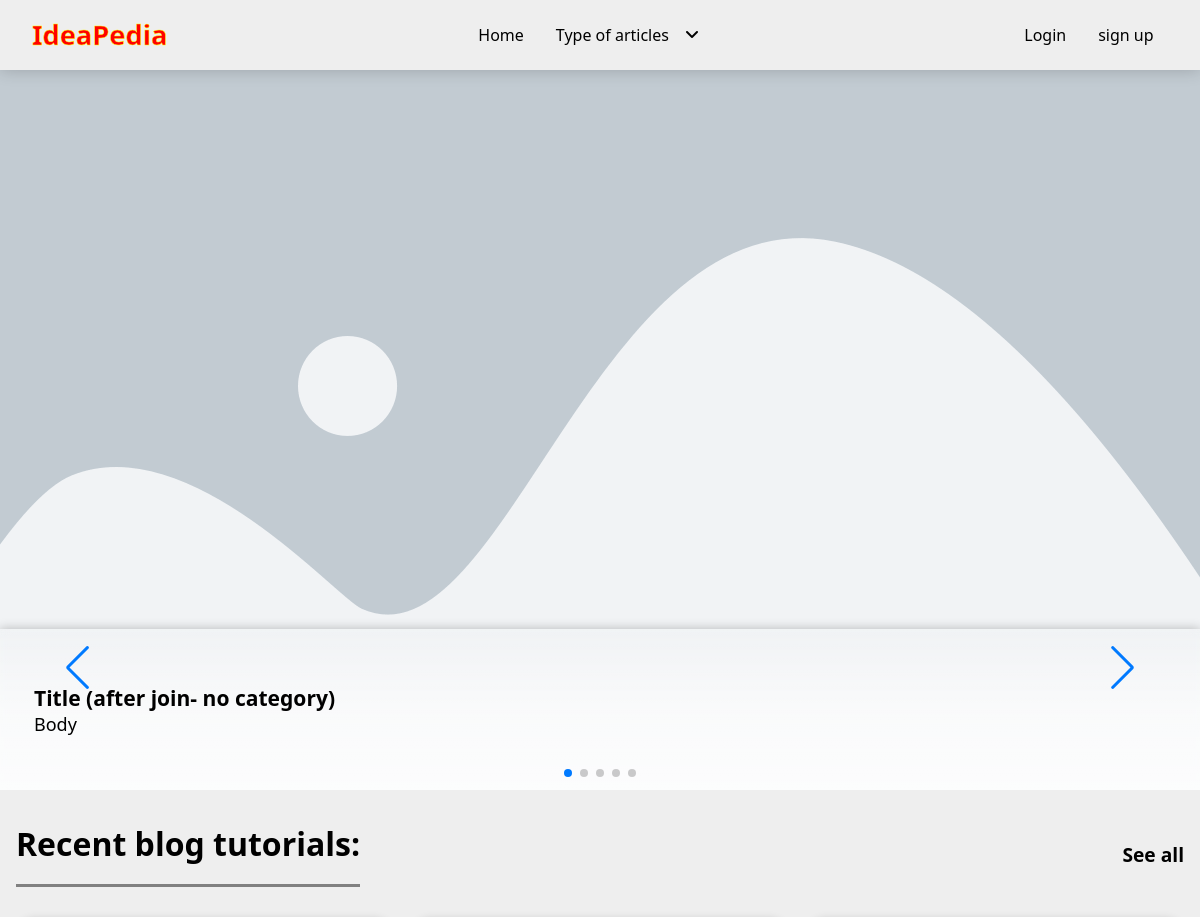
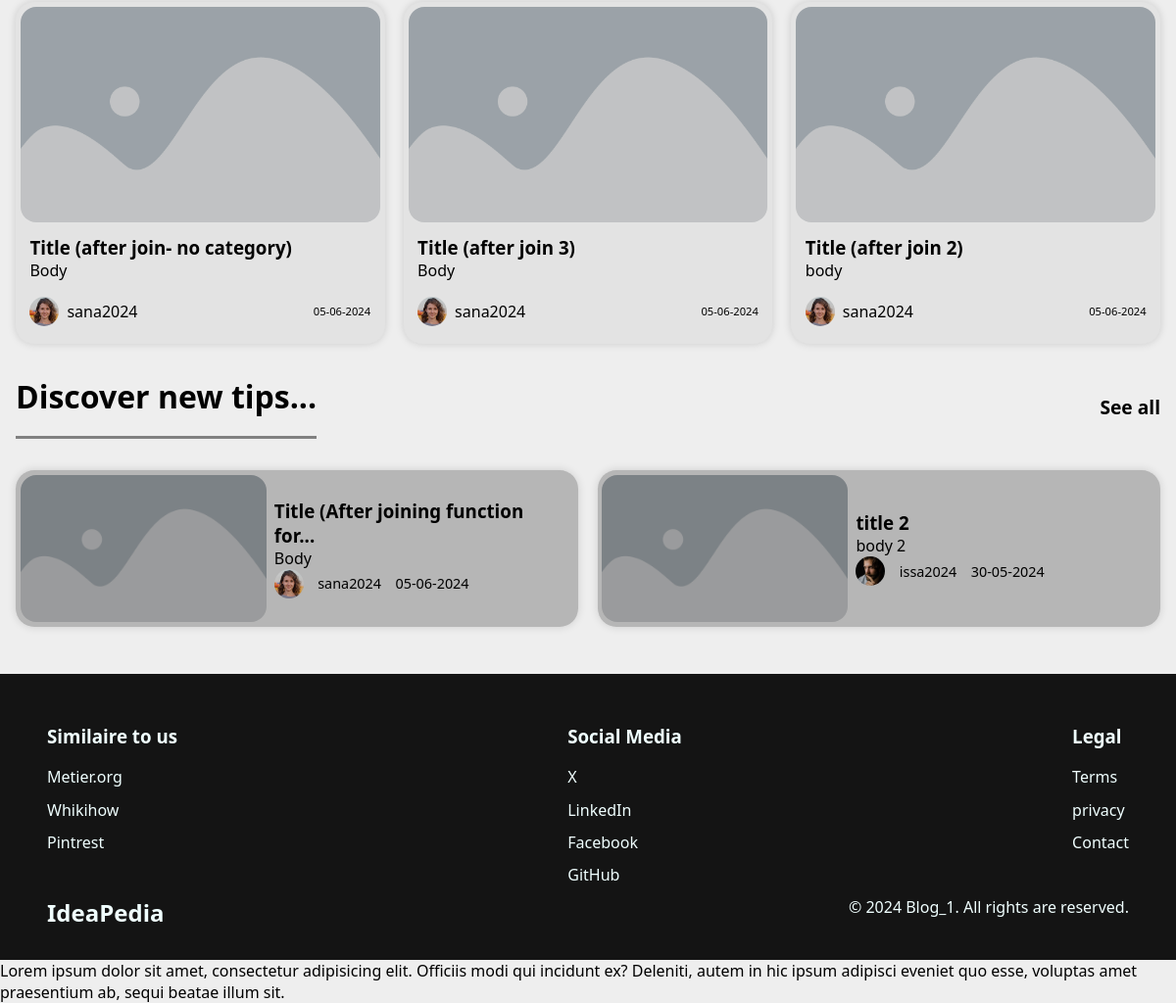
Before: / with the older database file (2 pictures, top to bottom).
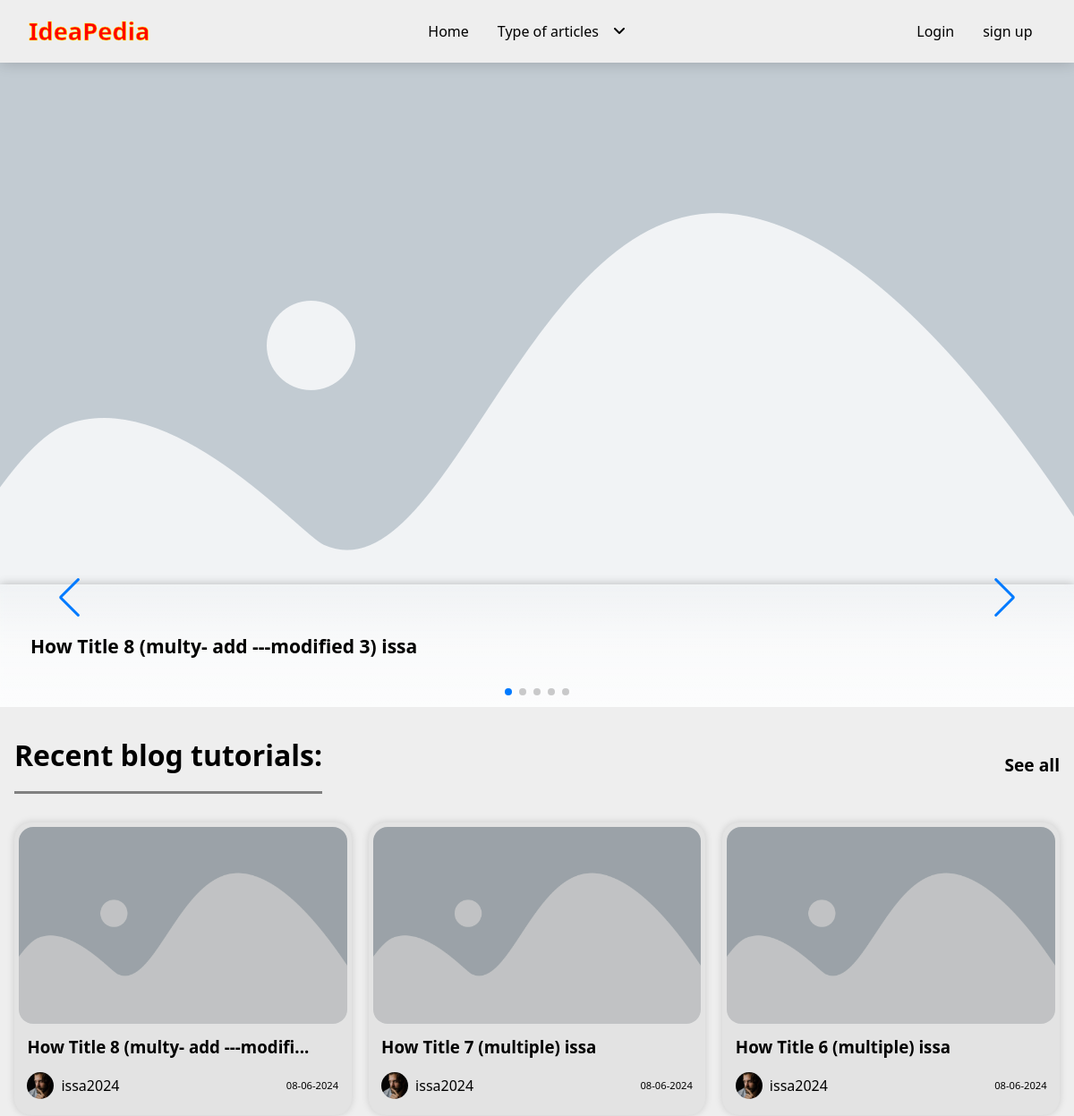
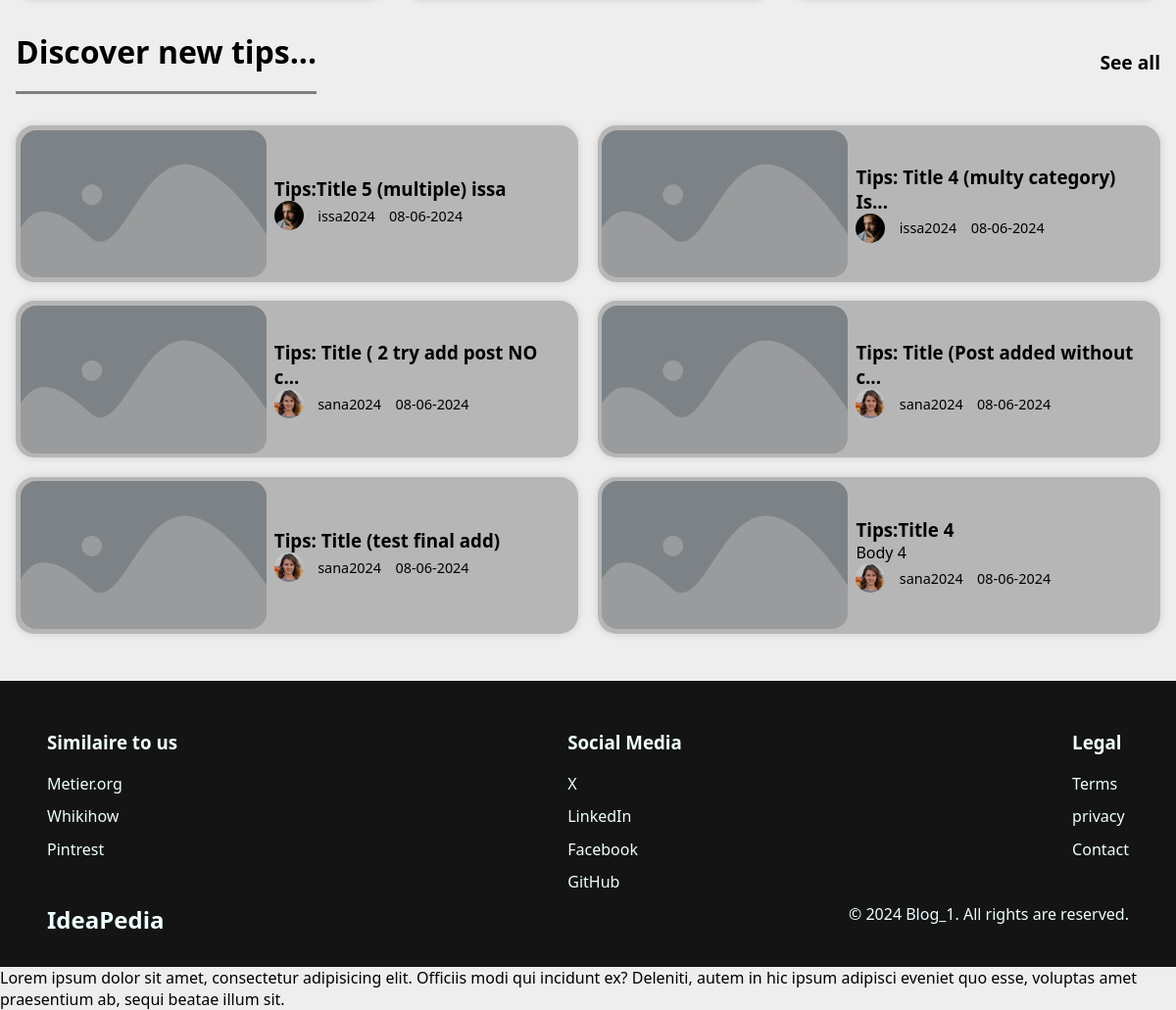
After: the same page with the newer database file (2 pictures, top to bottom).
### tables this page shows
CREATE TABLE `posts` (
  `id` int(11) NOT NULL,
  `user_id` int(11) NOT NULL,
  `title` varchar(255) NOT NULL,
  `body` text NOT NULL,
  `created_at` datetime NOT NULL DEFAULT current_timestamp(),
  `image_cover` varchar(255) DEFAULT NULL,
  `published` tinyint(1) NOT NULL,
  `thematic_id` int(11) NOT NULL
);

CREATE TABLE `users` (
  `id` int(11) NOT NULL,
  `name` varchar(100) NOT NULL,
  `lastName` varchar(100) NOT NULL,
  `username` varchar(100) NOT NULL,
  `role` enum('owner','member') NOT NULL DEFAULT 'member',
  `email` varchar(255) NOT NULL,
  `password` varchar(255) NOT NULL,
  `image` varchar(255) DEFAULT NULL,
  `profile_cover` varchar(255) DEFAULT NULL,
  `city` varchar(100) DEFAULT NULL,
  `country` varchar(100) DEFAULT NULL,
  `gender` enum('male','female','nb','') DEFAULT NULL
);

### classes/Database.php (called while the page is built, shortened)
<?php
class Database
{
    protected function connect($host, $username, $password, $db_name)
    {
        $dsn = "mysql:host=$host;dbname=$db_name;charset=utf8mb4";
        $options = [
            PDO::ATTR_ERRMODE => PDO::ERRMODE_EXCEPTION,
            PDO::ATTR_DEFAULT_FETCH_MODE => PDO::FETCH_ASSOC,
            PDO::ATTR_EMULATE_PREPARES => false,
        ];
        try {
            $this->connection = new PDO($dsn, $username, $password, $options);
        } catch (PDOException $e) {
            throw new RuntimeException('Connection failed: '. $e->getMessage(), 0, $e);
        }
    }
}

### classes/Posts_class.php (called while the page is built, shortened)
<?php
include_once "Database.php";
class Posts extends Database
{
    public function getAll($param = "")
    {
        $sql = "SELECT * FROM posts $param";
        $stmt = $this->connection->prepare($sql);
        $stmt->execute();
        $results = $stmt->fetchAll();
        return $results;
    }
    public function getAllJoin($thematic_id, $limit = "")
    {
        $sql = "SELECT p.*, u.username AS author, u.image AS author_image
                FROM posts p
                LEFT JOIN users u ON p.user_id = u.id
                WHERE p.thematic_id = :thematic_id
                $limit";
        $stmt = $this->connection->prepare($sql);
        $stmt->execute([':thematic_id'=> $thematic_id]);
        $results = $stmt->fetchAll();
        return $results;
    }
}

### index.php (the view, shortened to what the changed rows need)
<?php
include_once "classes/Posts_class.php";
include_once "inc/header.html.php";
include_once "inc/components/nav.php";
$postsClass = new Posts();
$postSlides = $postsClass->getAll("ORDER BY id DESC LIMIT 5");
$postsTutorials = $postsClass->getAllJoin(1,"ORDER BY id DESC LIMIT 3");
$postsTips = $postsClass->getAllJoin(2,"ORDER BY id DESC LIMIT 6");
?>
<header>
    <div class="swiper mySwiper">
        <div class="swiper-wrapper">
            <?php foreach ($postSlides as $post) : ?>
                <div class="swiper-slide">
                    <img loading="lazy" src="<?= !empty($post['image_cover']) ? SITE_PATH . "assets/imgs/posts/"  . $post['image_cover'] : SITE_PATH . "assets/imgs/initials/placeholder.png" ?>" alt="a woman cooking in the kitchen.">
                    <div class="content">
                        <div class="container">
                            <h3><?= $post['title'] ?></h3>
                            <p><?=  (strlen($post['body']) > 300) ? substr(htmlspecialchars_decode($post['body']), 0, 300) . '...' : htmlspecialchars_decode($post['body'])?></p>
                        </div>
                    </div>
                </div>
            <?php endforeach ?>
        </div>
    </div>
</header>
<main>
    <section class="container">
        <div class="title-tool">
            <h2>Recent blog tutorials:</h2>
        </div>
        <div class="posts-row">
            <?php foreach ($postsTutorials as $post) { ?>
                <a href="<?= SITE_PATH ?>pages/post.php?id=<?= $post['id']?>">
                        <figure class="card-main">
                            <img loading="lazy" src="<?= !empty($post['image_cover']) ? SITE_PATH . "assets/imgs/posts/"  . $post['image_cover'] : SITE_PATH . "assets/imgs/initials/placeholder.png" ?>" alt="<?= $post['image_cover']?>">
                            <figcaption>
                                <div>
                                    <h3><?= (strlen(htmlspecialchars_decode($post['title'])) > 33) ? substr(htmlspecialchars_decode($post['title']), 0, 33). '...' : htmlspecialchars_decode($post['title']) ?></h3>
                                    <p><?= (strlen(htmlspecialchars_decode($post['body'])) > 160) ? substr(htmlspecialchars_decode($post['body']), 0, 160). '...' : htmlspecialchars_decode($post['body']) ?></p>
                                </div>
                                <div class="meta-info-container">
                                    <img loading="lazy" src="<?= !empty($post['author_image']) ? SITE_PATH . "assets/imgs/profile/"  . $post['author_image'] : SITE_PATH . "assets/imgs/profile/placeholder-general-img.png" ?>" alt="<?= $post['author_image']?>">
                                    <p><?= $post['author'] ?></p>
                                    <p class="date"><?=  date('d-m-Y', strtotime($post['created_at'])) ?></p>
                                </div>
                            </figcaption>
                        </figure>
                </a>
            <?php } ?>
        </div>
    </section>
    <section class="container">
        <div class="title-tool">
            <h2>Discover new tips...</h2>
        </div>
        <div class="posts-row container-list">
            <?php foreach ($postsTips as $post) { ?>
                <a href="<?= SITE_PATH ?>pages/post.php?id=<?= $post['id']?>">
                    <figure class="card-side-content">
                    <img loading="lazy" src="<?= !empty($post['image_cover']) ? SITE_PATH . "assets/imgs/posts/"  . $post['image_cover'] : SITE_PATH . "assets/imgs/initials/placeholder.png" ?>" alt="<?= $post['image_cover']?>">
                        <figcaption>
                            <div>
                                <h3><?= (strlen(htmlspecialchars_decode($post['title'])) > 33) ? substr(htmlspecialchars_decode($post['title']), 0, 33). '...' : htmlspecialchars_decode($post['title']) ?></h3>
                                <p><?= (strlen(htmlspecialchars_decode($post['body'])) > 90) ? substr(htmlspecialchars_decode($post['body']), 0, 90). '...' : htmlspecialchars_decode($post['body']) ?></p>
                            </div>
                            <div class="meta-info-container">
                            <img loading="lazy" src="<?= !empty($post['author_image']) ? SITE_PATH . "assets/imgs/profile/"  . $post['author_image'] : SITE_PATH . "assets/imgs/profile/placeholder-general-img.png" ?>" alt="<?= $post['author_image']?>">
                                <p><?= $post['author'] ?></p>
                                <p><?=  date('d-m-Y', strtotime($post['created_at'])) ?></p>
                            </div>
                        </figcaption>
                    </figure>
                </a>
            <?php } ?>
        </div>
    </section>
</main>
<?php include_once "inc/footer.html.php"; ?>

Changed rows visible on the page:
no longer on this page (row edited): posts: title "Title (after join- no category)", body "Body", user.image (picture), user.username "sana2024", created_at "05-06-2024"
no longer on this page (row edited): posts: title "Title (after join 3)", body "Body", user.image (picture), user.username "sana2024", created_at "05-06-2024", shown under "Recent blog tutorials:"
no longer on this page (row edited): posts: title "Title (after join 2)", body "body", user.image (picture), user.username "sana2024", created_at "05-06-2024", shown under "Recent blog tutorials:"
no longer on this page (row edited): posts: title "Title (After joining function for", body "Body", user.image (picture), user.username "sana2024", created_at "05-06-2024", shown under "Discover new tips..."
no longer on this page (row edited): posts: title "title 2", body "body 2", user.image (picture), user.username "issa2024", created_at "30-05-2024", shown under "Discover new tips..."
added posts: title "How Title 8 (multy- add ---modified 3) issa", title "How Title 8 (multy- add ---modifi", user.image (picture), user.username "issa2024", created_at "08-06-2024"
added posts: title "How Title 7 (multiple) issa", user.image (picture), user.username "issa2024", created_at "08-06-2024", shown under "Recent blog tutorials:"
added posts: title "How Title 6 (multiple) issa", user.image (picture), user.username "issa2024", created_at "08-06-2024", shown under "Recent blog tutorials:"
added posts: title "Tips:Title 5 (multiple) issa", user.image (picture), user.username "issa2024", created_at "08-06-2024", shown under "Discover new tips..."
added posts: title "Tips: Title 4 (multy category) Is", user.image (picture), user.username "issa2024", created_at "08-06-2024", shown under "Discover new tips..."
added posts: title "Tips: Title ( 2 try add post NO c", user.image (picture), user.username "sana2024", created_at "08-06-2024", shown under "Discover new tips..."
added posts: title "Tips: Title (Post added without c", user.image (picture), user.username "sana2024", created_at "08-06-2024", shown under "Discover new tips..."
added posts: title "Tips: Title (test final add)", user.image (picture), user.username "sana2024", created_at "08-06-2024", shown under "Discover new tips..."
added posts: title "Tips:Title 4", body "Body 4", user.image (picture), user.username "sana2024", created_at "08-06-2024", shown under "Discover new tips..."
